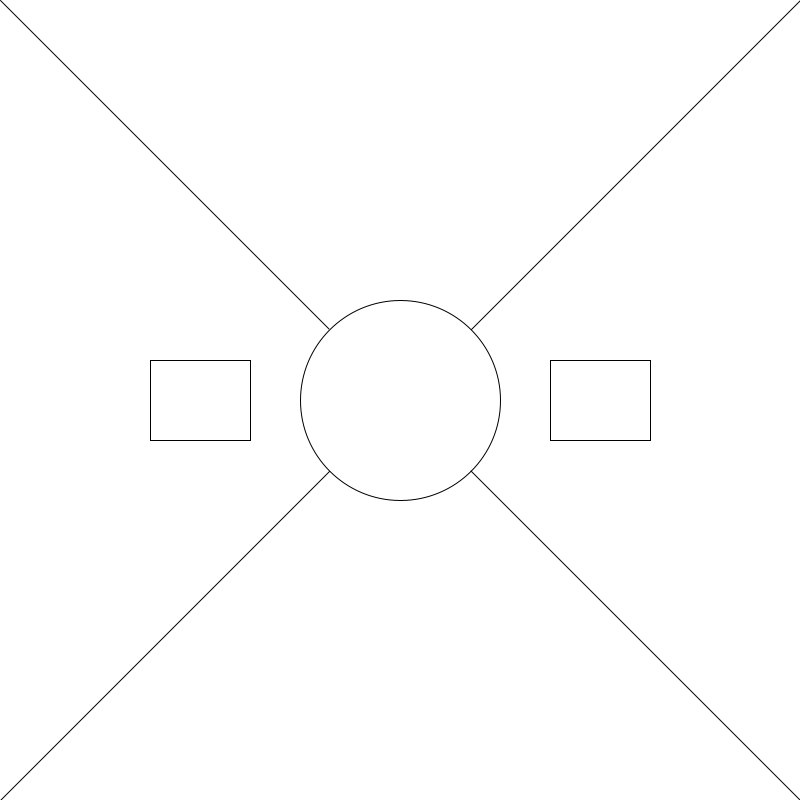
Frame 1 (no input)
Frame 60 (the mouse pressed at the canvas centre just before this capture): identical to frame 1, image omitted
Frame 120 (the mouse held since frame 60 and released just before this capture): identical to frame 1, image omitted

The Processing sketch that drew this single still picture (run headless with seeded random() and noise(); from frame 60 on, the mouse is pressed at the canvas centre):

// Processing sketch: exercise_4_5
// ── exercise_4_5.pde
PauseScreen screen;
void setup() {
  size(800, 800);
  screen = new PauseScreen();
}

void draw() {
  background(255);
  screen.display();
}

// ── pauseScreen.pde
class PauseScreen {
  int midPointX = width/2;
  int midPointY = height/2;
  PauseScreen() {
  }

  void display() {
    lines();
    midCircle();
    rects();
  }

  void lines() {
    for (int i = 0; i <= width; i += width) {
      line(i, 0, midPointX, midPointY);
      line(i, height, midPointX, midPointY);
    }
  }

  void midCircle() {
    ellipse(midPointX, midPointY, width/4, height/4);
  }

  void rects() {
    rectMode(CENTER);
    for (int i = width/4; i < width; i *= 3) {
      rect(i, midPointY, width/8, height/10);
    }
  }
}
